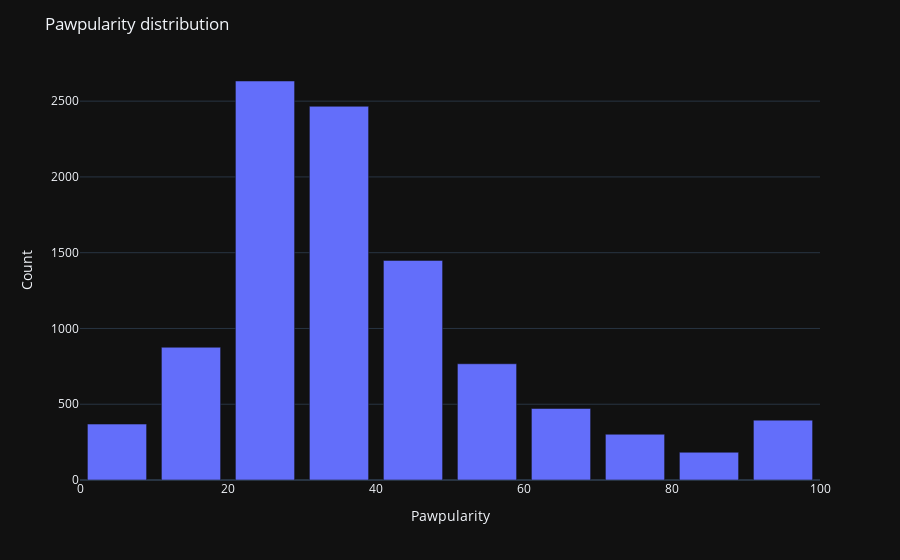

The notebook cell saved with this chart:
### Code cell
counts, bins = np.histogram(train['Pawpularity'], bins= range(0, 110, 10))
bins = 0.5* (bins[:-1] + bins[1:])

fig = px.bar(x = bins, y=counts)
#fig = px.histogram(train['Pawpularity'])

fig.update_layout(title_text='Pawpularity distribution', 
                  xaxis=dict(title='Pawpularity'),
                  yaxis=dict(title='Count'),
                  showlegend=False
                 )
fig.show()

### Figure 1 — Plotly figure (JSON) as saved in the notebook; plotly's stock layout.template omitted (floating-point values rounded to 4 significant figures)
{"data": [{"alignmentgroup": "True", "hovertemplate": "x=%{x}<br>y=%{y}<extra></extra>", "legendgroup": "", "marker": {"color": "#636efa", "pattern": {"shape": ""}}, "name": "", "offsetgroup": "", "orientation": "v", "showlegend": false, "textposition": "auto", "type": "bar", "x": [5, 15, 25, 35, 45, 55, 65, 75, 85, 95], "xaxis": "x", "y": [369, 876, 2633, 2466, 1449, 767, 472, 302, 183, 395], "yaxis": "y"}], "layout": {"barmode": "relative", "legend": {"tracegroupgap": 0}, "margin": {"t": 60}, "showlegend": false, "title": {"text": "Pawpularity distribution"}, "xaxis": {"anchor": "y", "domain": [0, 1], "title": {"text": "Pawpularity"}}, "yaxis": {"anchor": "x", "domain": [0, 1], "title": {"text": "Count"}}}}
